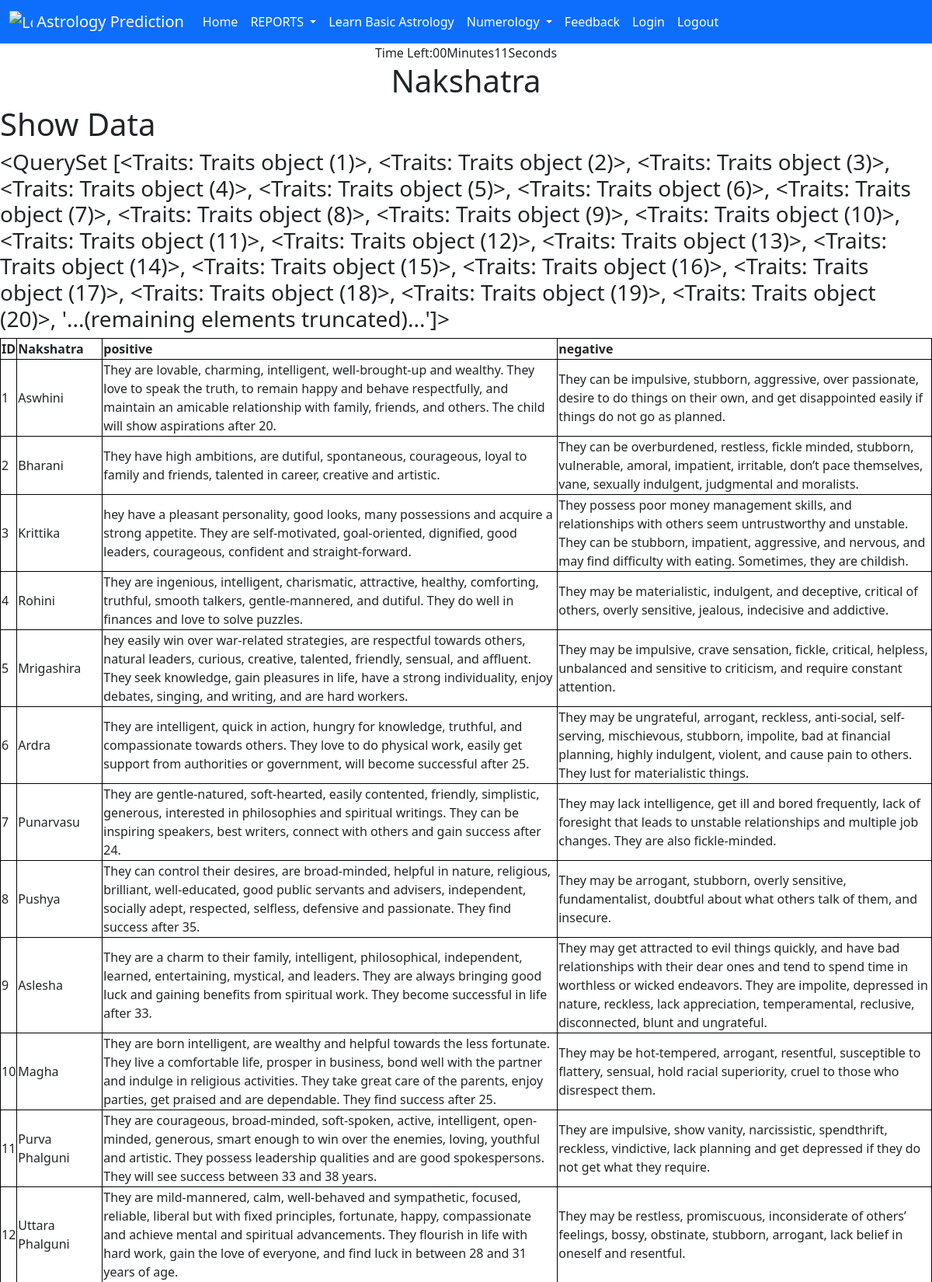
The page /trait (upper part) on the database its author committed.
### home/models.py (models this page shows)
class Traits(models.Model):
    Nakshatra=models.CharField(max_length=20,default="")
    positive=models.TextField(max_length=None,default="")
    negative = models.TextField(max_length=None, default="")

### home/views.py (the view)
# urls.py: path("trait", views.trait, name='trait'),
def trait(request):
    stud = Traits.objects.all()
    print("Myoutput", stud)
    return render(request, 'trait.html', {'stu': stud})

### templates/trait.html (shortened to what this page needs)
{%extends 'base.html' %}
{%block body%}
<h1 align="center">Nakshatra</h1>
{% if stu %}
 <h1>Show Data</h1>
 <h3>{{stu}}</h3>
 <table>
     <tr>
         <th>ID</th>
         <th>Nakshatra</th>
         <th>positive</th>
         <th>negative</th>
     </tr>
 <tr>
     {% for st in stu %}
     <td>{{st.id}}</td>
     <td>{{st.Nakshatra}}</td>
     <td>{{st.positive}}</td>
     <td>{{st.negative}}</td>
 </tr>
     {% endfor %}
</table>
{% else %}
 <h1>No Data</h1>
{% endif %}
{%endblock body%}

### templates/trait.html (style rules this page uses)
th,td { border: 1px black solid; }

### rows shown on the page
Traits: id "<QuerySet [<Traits: Traits object (1)>, <Traits: Traits object (2)>, <Traits: Traits object (3)>, <Traits: Traits object (4)>, <Traits: Traits object (5)>, <Traits: Traits object (6)>, <Traits: Traits object (7)>, <Traits: Traits object (8)>, <Traits: Traits object (9)>, <Traits: Traits object (10)>, <Traits: Traits object (11)>, <Traits: Traits object (12)>, <Traits: Traits object (13)>, <Traits: Traits object (14)>, <Traits: Traits object (15)>, <Traits: Traits object (16)>, <Traits: Traits object (17)>, <Traits: Traits object (18)>, <Traits: Traits object (19)>, <Traits: Traits object (20)>, '...(remaining elements truncated)...']>", id "1", Nakshatra "Aswhini", positive "They are lovable, charming, intelligent, well-brought-up and wealthy. They love to speak the truth, to remain happy and behave respectfully, and maintain an amicable relationship with family, friends, and others. The child will show aspirations after 20.", negative "They can be impulsive, stubborn, aggressive, over passionate, desire to do things on their own, and get disappointed easily if things do not go as planned."
Traits: id "2", Nakshatra "Bharani", positive "They have high ambitions, are dutiful, spontaneous, courageous, loyal to family and friends, talented in career, creative and artistic.", negative "They can be overburdened, restless, fickle minded, stubborn, vulnerable, amoral, impatient, irritable, don’t pace themselves, vane, sexually indulgent, judgmental and moralists."
Traits: id "3", Nakshatra "Krittika", positive "hey have a pleasant personality, good looks, many possessions and acquire a strong appetite. They are self-motivated, goal-oriented, dignified, good leaders, courageous, confident and straight-forward.", negative "They possess poor money management skills, and relationships with others seem untrustworthy and unstable. They can be stubborn, impatient, aggressive, and nervous, and may find difficulty with eating. Sometimes, they are childish."
Traits: id "4", Nakshatra "Rohini", positive "They are ingenious, intelligent, charismatic, attractive, healthy, comforting, truthful, smooth talkers, gentle-mannered, and dutiful. They do well in finances and love to solve puzzles.", negative "They may be materialistic, indulgent, and deceptive, critical of others, overly sensitive, jealous, indecisive and addictive."
Traits: id "5", Nakshatra "Mrigashira", positive "hey easily win over war-related strategies, are respectful towards others, natural leaders, curious, creative, talented, friendly, sensual, and affluent. They seek knowledge, gain pleasures in life, have a strong individuality, enjoy debates, singing, and writing, and are hard workers.", negative "They may be impulsive, crave sensation, fickle, critical, helpless, unbalanced and sensitive to criticism, and require constant attention."
Traits: id "6", Nakshatra "Ardra", positive "They are intelligent, quick in action, hungry for knowledge, truthful, and compassionate towards others. They love to do physical work, easily get support from authorities or government, will become successful after 25.", negative "They may be ungrateful, arrogant, reckless, anti-social, self-serving, mischievous, stubborn, impolite, bad at financial planning, highly indulgent, violent, and cause pain to others. They lust for materialistic things."
Traits: id "7", Nakshatra "Punarvasu", positive "They are gentle-natured, soft-hearted, easily contented, friendly, simplistic, generous, interested in philosophies and spiritual writings. They can be inspiring speakers, best writers, connect with others and gain success after 24.", negative "They may lack intelligence, get ill and bored frequently, lack of foresight that leads to unstable relationships and multiple job changes. They are also fickle-minded."
Traits: id "8", Nakshatra "Pushya", positive "They can control their desires, are broad-minded, helpful in nature, religious, brilliant, well-educated, good public servants and advisers, independent, socially adept, respected, selfless, defensive and passionate. They find success after 35.", negative "They may be arrogant, stubborn, overly sensitive, fundamentalist, doubtful about what others talk of them, and insecure."
Traits: id "9", Nakshatra "Aslesha", positive "They are a charm to their family, intelligent, philosophical, independent, learned, entertaining, mystical, and leaders. They are always bringing good luck and gaining benefits from spiritual work. They become successful in life after 33.", negative "They may get attracted to evil things quickly, and have bad relationships with their dear ones and tend to spend time in worthless or wicked endeavors. They are impolite, depressed in nature, reckless, lack appreciation, temperamental, reclusive, disconnected, blunt and ungrateful."
Traits: id "10", Nakshatra "Magha", positive "They are born intelligent, are wealthy and helpful towards the less fortunate. They live a comfortable life, prosper in business, bond well with the partner and indulge in religious activities. They take great care of the parents, enjoy parties, get praised and are dependable. They find success after 25.", negative "They may be hot-tempered, arrogant, resentful, susceptible to flattery, sensual, hold racial superiority, cruel to those who disrespect them."
Traits: id "11", Nakshatra "Purva Phalguni", positive "They are courageous, broad-minded, soft-spoken, active, intelligent, open-minded, generous, smart enough to win over the enemies, loving, youthful and artistic. They possess leadership qualities and are good spokespersons. They will see success between 33 and 38 years.", negative "They are impulsive, show vanity, narcissistic, spendthrift, reckless, vindictive, lack planning and get depressed if they do not get what they require."
Traits: id "12", Nakshatra "Uttara Phalguni", positive "They are mild-mannered, calm, well-behaved and sympathetic, focused, reliable, liberal but with fixed principles, fortunate, happy, compassionate and achieve mental and spiritual advancements. They flourish in life with hard work, gain the love of everyone, and find luck in between 28 and 31 years of age.", negative "They may be restless, promiscuous, inconsiderate of others’ feelings, bossy, obstinate, stubborn, arrogant, lack belief in oneself and resentful."
